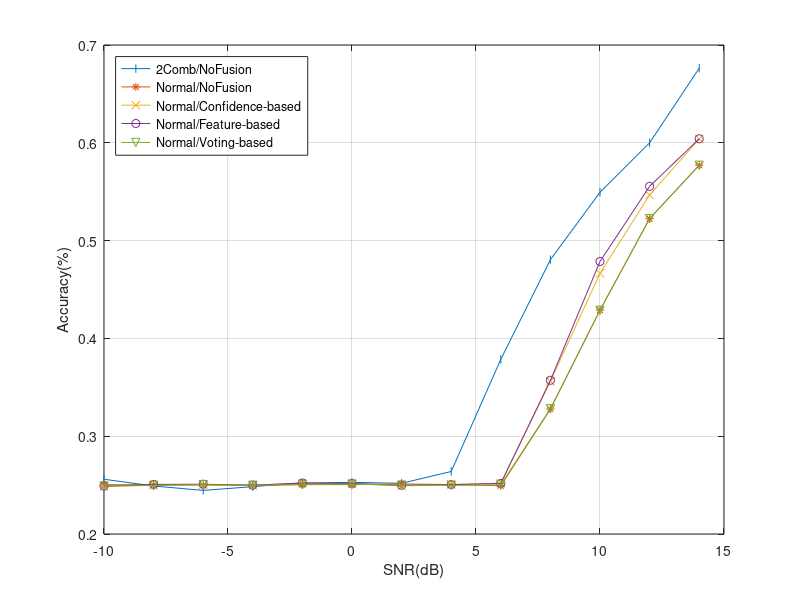

Here is the MATLAB script that generated this plot:
snr = -10:2:14;

acc_origin_no_rep2 = [0.250408333333333	0.250291666666667	0.250041666666667	0.249758333333333	0.250575000000000	0.250458333333333	0.251216666666667	0.250550000000000	0.249333333333333	0.327700000000000	0.428941666666667	0.522533333333333	0.577066666666667	0.640983333333333	0.698316666666667	0.779758333333333	0.811791666666667	0.818083333333333	0.886483333333333	0.983741666666667	0.997875000000000];
acc_origin_soft_rep2 = [0.248658333333333	0.249733333333333	0.250208333333333	0.249666666666667	0.252233333333333	0.251441666666667	0.249075000000000	0.250675000000000	0.251891666666667	0.356133333333333	0.466541666666667	0.546666666666667	0.603891666666667	0.677550000000000	0.735516666666667	0.806133333333333	0.835258333333333	0.840791666666667	0.923266666666667	0.997150000000000	0.999916666666667];
acc_origin_fc_rep2 = [0.248925000000000	0.250725000000000	0.250900000000000	0.249916666666667	0.252125000000000	0.251683333333333	0.249866666666667	0.250466666666667	0.251750000000000	0.357158333333333	0.478683333333333	0.555491666666667	0.604091666666667	0.682033333333333	0.746450000000000	0.812741666666667	0.835833333333333	0.840950000000000	0.923283333333333	0.997158333333333	0.999916666666667];
acc_origin_voting_rep2 = [0.249075000000000	0.249704166666667	0.250483333333333	0.249850000000000	0.250391666666667	0.251000000000000	0.250004166666667	0.249695833333333	0.250370833333333	0.328066666666667	0.428770833333333	0.522379166666667	0.577025000000000	0.640437500000000	0.697312500000000	0.780158333333333	0.811820833333333	0.818204166666667	0.886787500000000	0.983570833333333	0.997870833333333];

acc_add2_no_rep2 = [0.256000000000000	0.249083333333333	0.244583333333333	0.248416666666667	0.252250000000000	0.252833333333333	0.251833333333333	0.263916666666667	0.378583333333333	0.480500000000000	0.549416666666667	0.600000000000000	0.676250000000000	0.757583333333333	0.806750000000000	0.831833333333333	0.888000000000000	0.966416666666667	0.992833333333333	0.995916666666667	1];

figure;
plot(snr, acc_add2_no_rep2(1:13), '-|'); hold on;
plot(snr, acc_origin_no_rep2(1:13), '-*'); hold on; grid on;
plot(snr, acc_origin_soft_rep2(1:13), '-x'); hold on; grid on;
plot(snr, acc_origin_fc_rep2(1:13), '-o'); hold on; grid on;
plot(snr, acc_origin_voting_rep2(1:13), '-v'); hold on; grid on;
legend("2Comb/NoFusion","Normal/NoFusion", "Normal/Confidence-based", "Normal/Feature-based", "Normal/Voting-based", 'Location', 'northwest')
xlabel("SNR(dB)")
ylabel("Accuracy(%)")
